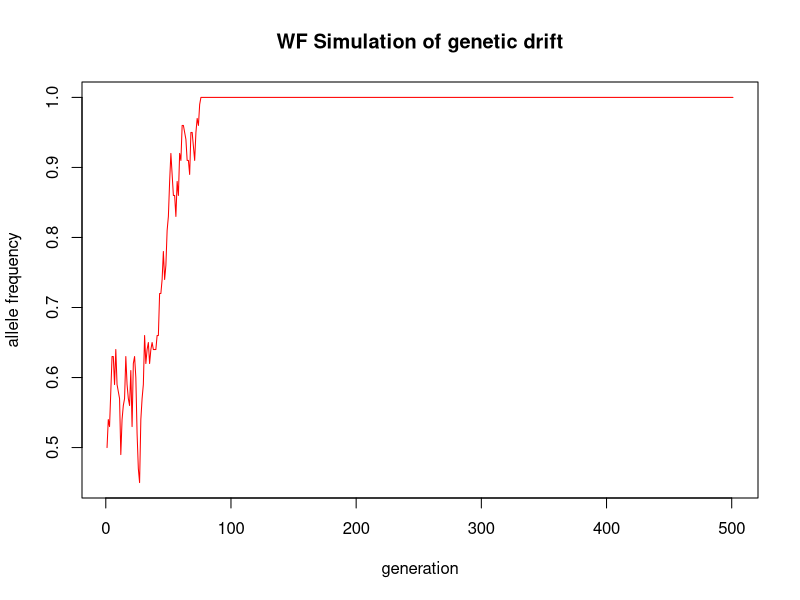
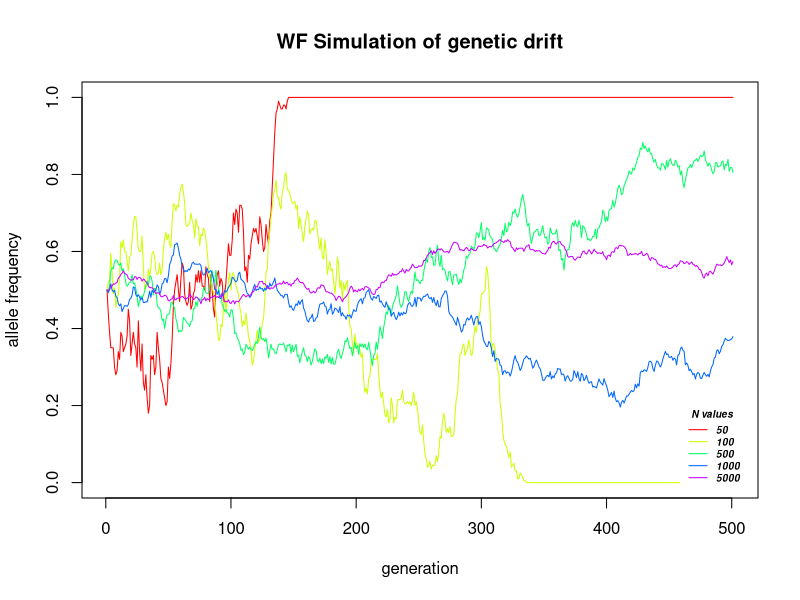
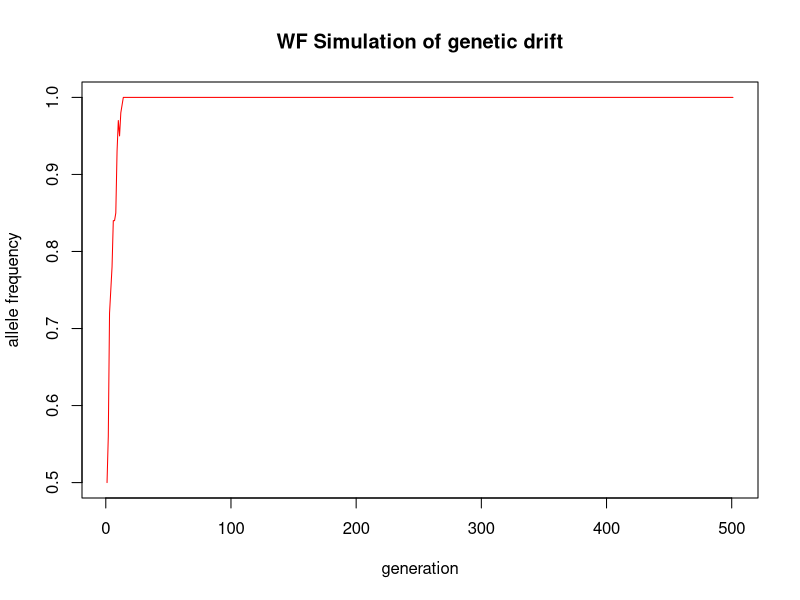
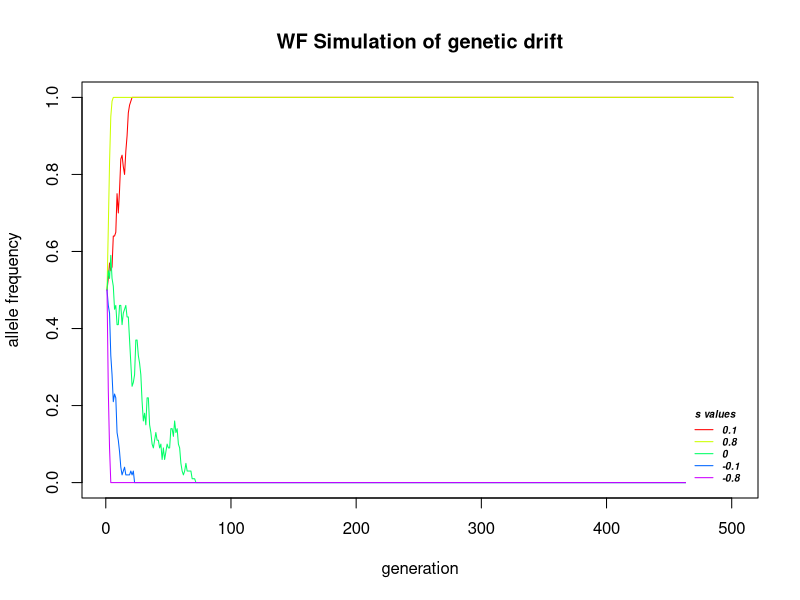
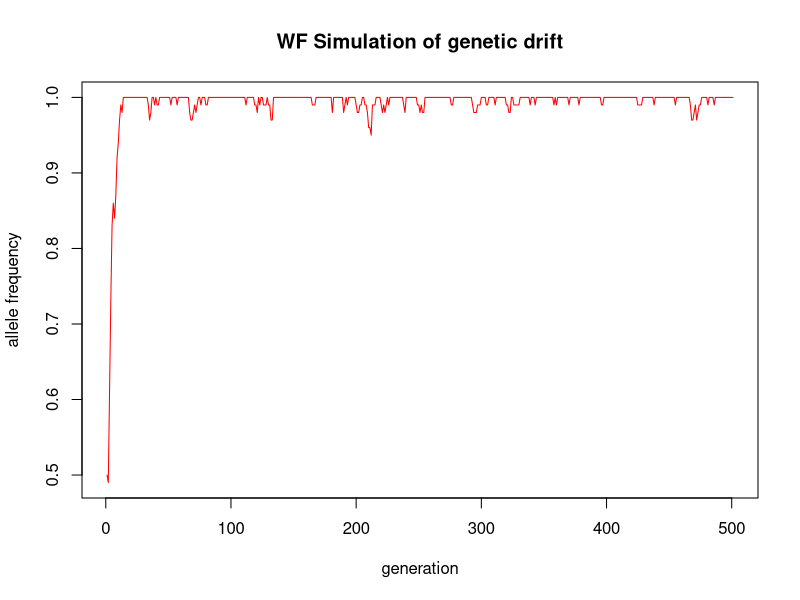
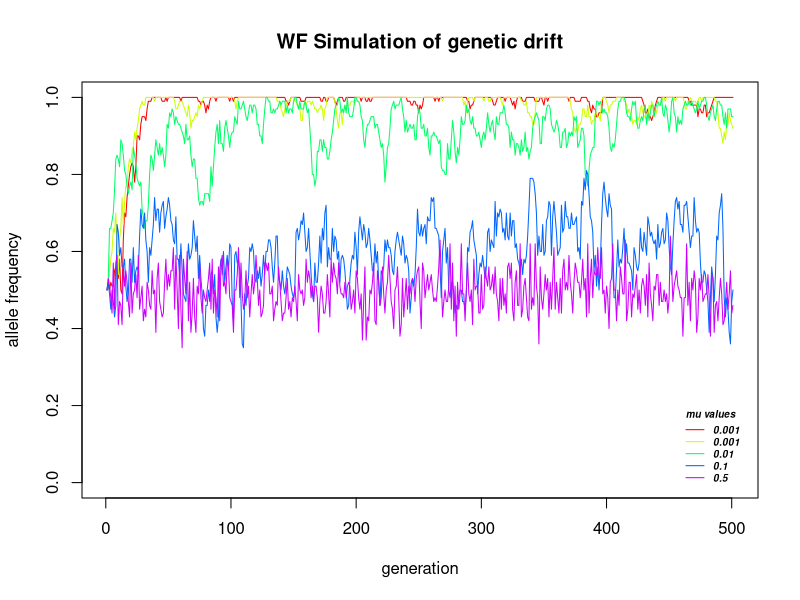
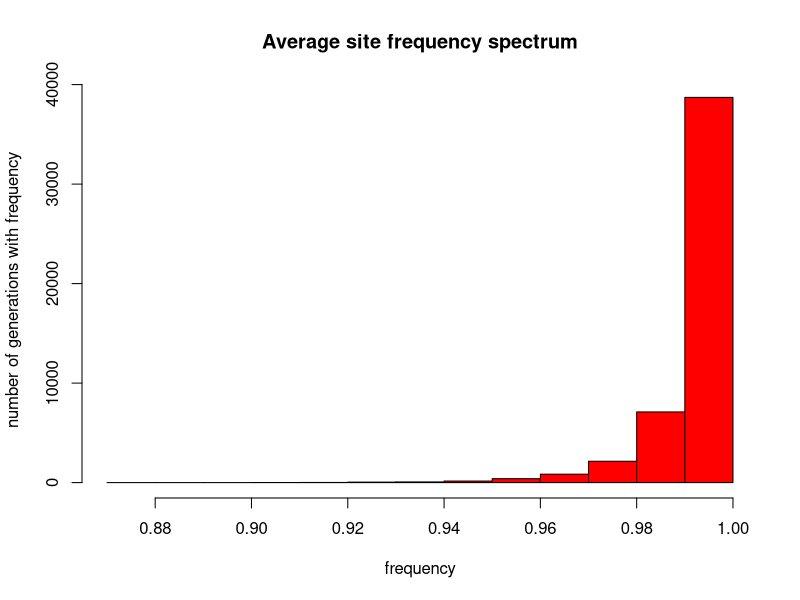

These charts were generated, in order, by the following R code:
## ---- chunk 1
################ Assign parameters and initialize data frame ##########

N <- 50 #Population size

num_gen <- 500 # number of generations simulated

p_0 <- 0.5 #Initial allele frequency 

p <- rep(0,num_gen) #preallocate vector of allele frequencies

p[1] <- p_0 #Assign initial allele frequency



########## Run simulation ################
for(i in 1:num_gen){ #for every generation of the simulation
  p[i+1] <- rbinom(1, 2*N, p[i])/(2*N) #Genetic drift sampling and convert to frequency
}


############ Make plot ################
plot(p, type = "l", col = "red", main = "WF Simulation of genetic drift",xlab = "generation",ylab = "allele frequency")



## ---- chunk 2
################ Assign parameters and initialize data frame ##########

N <- c(50,100,500,1000,5000) #Population size vector

num_reps <- length(N)

num_gen <- 500 # number of generations simulated

p_0 <- 0.5 #Initial allele frequency 

p <- rep(0,num_gen + 1) #preallocate vector of allele frequencies

p[1] <- p_0 #Assign initial allele frequency

pmat <- matrix(0,nrow = length(p), ncol = num_reps)

plot(p, type = "n", ylim = c(0,1), main = "WF Simulation of genetic drift",xlab = "generation",ylab = "allele frequency")

colors <- rainbow(num_reps)

########## Run simulation ################
for(n in 1:num_reps){ #repeat loop for multiple simulations
  for(i in 1:num_gen){ #for every generation of the simulation
    p[i+1] <- rbinom(1, 2*N[n], p[i])/(2*N[n]) #sample from population for offspring and convert to frequency
  }
  pmat[,n] <- p #insert p vector into column of matrix
  lines(pmat[,n],type = "l", col = colors[n])# make plot
  legend("bottomright",legend = N, col = colors,lty = 1,cex = 0.6, title = "N values", text.font = 4, box.lty = 0, inset = 0.02)
}

## ---- chunk 3
################ Assign parameters and initialize data frame ##########

N <- 50 #Population size

s <- 0.3 #Selection coefficient (closer to 1 means selection favors allele)

num_gen <- 500 # number of generations simulated

p_0 <- 0.5 #Initial allele frequency 

p <- rep(0,num_gen) #preallocate vector of allele frequencies

p[1] <- p_0 #Assign initial allele frequency



########## Run simulation ################
for(i in 1:num_gen){ #for every generation of the simulation
  p[i+1] <- rbinom(1, 2*N, p[i] +s*p[i]*(1-p[i]))/(2*N) #Genetic drift and selection and convert to frequency
}


############ Make plot ################
plot(p, type = "l", col = "red",  main = "WF Simulation of genetic drift",xlab = "generation",ylab = "allele frequency")

## ---- chunk 4
################ Assign parameters and initialize data frame ##########

N <- 50 #Population size vector

s <- c(0.1,0.8,0,-0.1,-0.8)

num_reps <- 5

num_gen <- 500 # number of generations simulated

p_0 <- 0.5 #Initial allele frequency 

p <- rep(0,num_gen + 1) #preallocate vector of allele frequencies

p[1] <- p_0 #Assign initial allele frequency

pmat <- matrix(0,nrow = length(p), ncol = num_reps)

plot(p, type = "n", ylim = c(0,1), main = "WF Simulation of genetic drift",xlab = "generation",ylab = "allele frequency")

colors <- rainbow(num_reps)

########## Run simulation ################
for(n in 1:num_reps){ #repeat loop for multiple simulations
  for(i in 1:num_gen){ #for every generation of the simulation
    p[i+1] <- rbinom(1, 2*N, p[i] + s[n]*p[i]*(1-p[i]))/(2*N) #sample from population for offspring and convert to frequency
  }
  pmat[,n] <- p #insert p vector into column of matrix
  lines(pmat[,n],type = "l", col = colors[n])# make plot
  legend("bottomright",legend = s, col = colors,lty = 1,cex = 0.6, title = "s values", text.font = 4, box.lty = 0, inset = 0.02)
}

## ---- chunk 5
################ Assign parameters and initialize data frame ##########

N <- 50 #Population size

s <- 0.3 #Selection coefficient (closer to 1 means selection favors allele)

mu <- 0.001 #Mutation rate (probability of allele entering and exiting gene pool by chance)

num_gen <- 500 # number of generations simulated

p_0 <- 0.5 #Initial allele frequency 

p <- rep(0,num_gen) #preallocate vector of allele frequencies

p[1] <- p_0 #Assign initial allele frequency



########## Run simulation ################
for(i in 1:num_gen){ #for every generation of the simulation
  p[i+1] <- rbinom(1, 2*N, p[i] +s*p[i]*(1-p[i]))  #genetic drift and selection
  p[i+1] <- (p[i+1] - sum(runif(p[i+1]) < mu) + sum(runif(2*N - p[i+1]) < mu))/(2*N) #mutation
}


############ Make plot ################
plot(p, type = "l", col = "red",  main = "WF Simulation of genetic drift",xlab = "generation",ylab = "allele frequency")

## ---- chunk 6
################ Assign parameters and initialize data frame ##########

N <- 50 # Population size vector

s <- 0.1 # selection

mu <- c(0.001, 0.001, 0.01, 0.1, 0.5) # mutation rate

num_reps <- 5

num_gen <- 500 # number of generations simulated

p_0 <- 0.5 #Initial allele frequency 

p <- rep(0,num_gen + 1) #preallocate vector of allele frequencies

p[1] <- p_0 #Assign initial allele frequency

pmat <- matrix(0,nrow = length(p), ncol = num_reps)

plot(p, type = "n", ylim = c(0,1), main = "WF Simulation of genetic drift",xlab = "generation",ylab = "allele frequency")

colors <- rainbow(num_reps)

########## Run simulation ################
for(n in 1:num_reps){ #repeat loop for multiple simulations
  for(i in 1:num_gen){ #for every generation of the simulation
    p[i+1] <- rbinom(1, 2*N, p[i] +s*p[i]*(1-p[i])) #genetic drift and selection
    p[i+1] <- (p[i+1] - sum(runif(p[i+1]) < mu[n]) + sum(runif(2*N - p[i+1]) < mu[n]))/(2*N) #mutation
  }
  pmat[,n] <- p #insert p vector into column of matrix
  lines(pmat[,n],type = "l", col = colors[n])# make plot
  legend("bottomright",legend = mu, col = colors,lty = 1,cex = 0.6, title = "mu values", text.font = 4, box.lty = 0, inset = 0.02)
}

## ---- chunk 7
################ Assign parameters and initialize data frame ##########

N <- 50 #Population size

s <- 0.3 #Selection coefficient (closer to 1 means selection favors allele)

mu <- 0.001 #Mutation rate (probability of allele entering and exiting gene pool by chance)

num_reps <- 5

num_gen <- 10000 # number of generations simulated

p_0 <- 0.5 #Initial allele frequency 

p <- rep(0,num_gen + 1) #preallocate vector of allele frequencies

p[1] <- p_0 #Assign initial allele frequency

pmat <- matrix(0,nrow = length(p), ncol = num_reps)

burnin <- 100 # choose generation number to calculate spectrum from (want to remove initial noise)

########## Run simulation ################
for(n in 1:num_reps){ #repeat loop for multiple simulations
  for(i in 1:num_gen){ #for every generation of the simulation
    p[i+1] <- rbinom(1, 2*N, p[i] +s*p[i]*(1-p[i])) #genetic drift and selection
    p[i+1] <- (p[i+1] - sum(runif(p[i+1]) < mu) + sum(runif(2*N - p[i+1]) < mu))/(2*N) #mutation
  }
  pmat[,n] <- p #insert p vector into column of matrix
}


########## Create avg freq spectrum ###############
freqspec <- as.vector(pmat[burnin:length(p),])
hist(freqspec, main = "Average site frequency spectrum", xlab = "frequency", ylab = "number of generations with frequency", col = "red")


